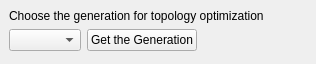
<?xml version="1.0" encoding="UTF-8"?>
<ui version="4.0">
 <class>MainWindow</class>
 <widget class="QMainWindow" name="MainWindow">
  <property name="geometry">
   <rect>
    <x>0</x>
    <y>0</y>
    <width>316</width>
    <height>64</height>
   </rect>
  </property>
  <property name="windowTitle">
   <string>MainWindow</string>
  </property>
  <widget class="QWidget" name="centralwidget">
   <layout class="QFormLayout" name="formLayout">
    <item row="0" column="0">
     <widget class="QLabel" name="label">
      <property name="text">
       <string>Choose the generation for topology optimization</string>
      </property>
     </widget>
    </item>
    <item row="1" column="0">
     <layout class="QHBoxLayout" name="horizontalLayout">
      <item>
       <widget class="QComboBox" name="selectGen">
        <property name="sizePolicy">
         <sizepolicy hsizetype="Fixed" vsizetype="Fixed">
          <horstretch>0</horstretch>
          <verstretch>0</verstretch>
         </sizepolicy>
        </property>
       </widget>
      </item>
      <item>
       <widget class="QPushButton" name="getGen">
        <property name="sizePolicy">
         <sizepolicy hsizetype="Fixed" vsizetype="Fixed">
          <horstretch>0</horstretch>
          <verstretch>0</verstretch>
         </sizepolicy>
        </property>
        <property name="text">
         <string>Get the Generation</string>
        </property>
       </widget>
      </item>
     </layout>
    </item>
   </layout>
  </widget>
 </widget>
 <resources/>
 <connections/>
</ui>
